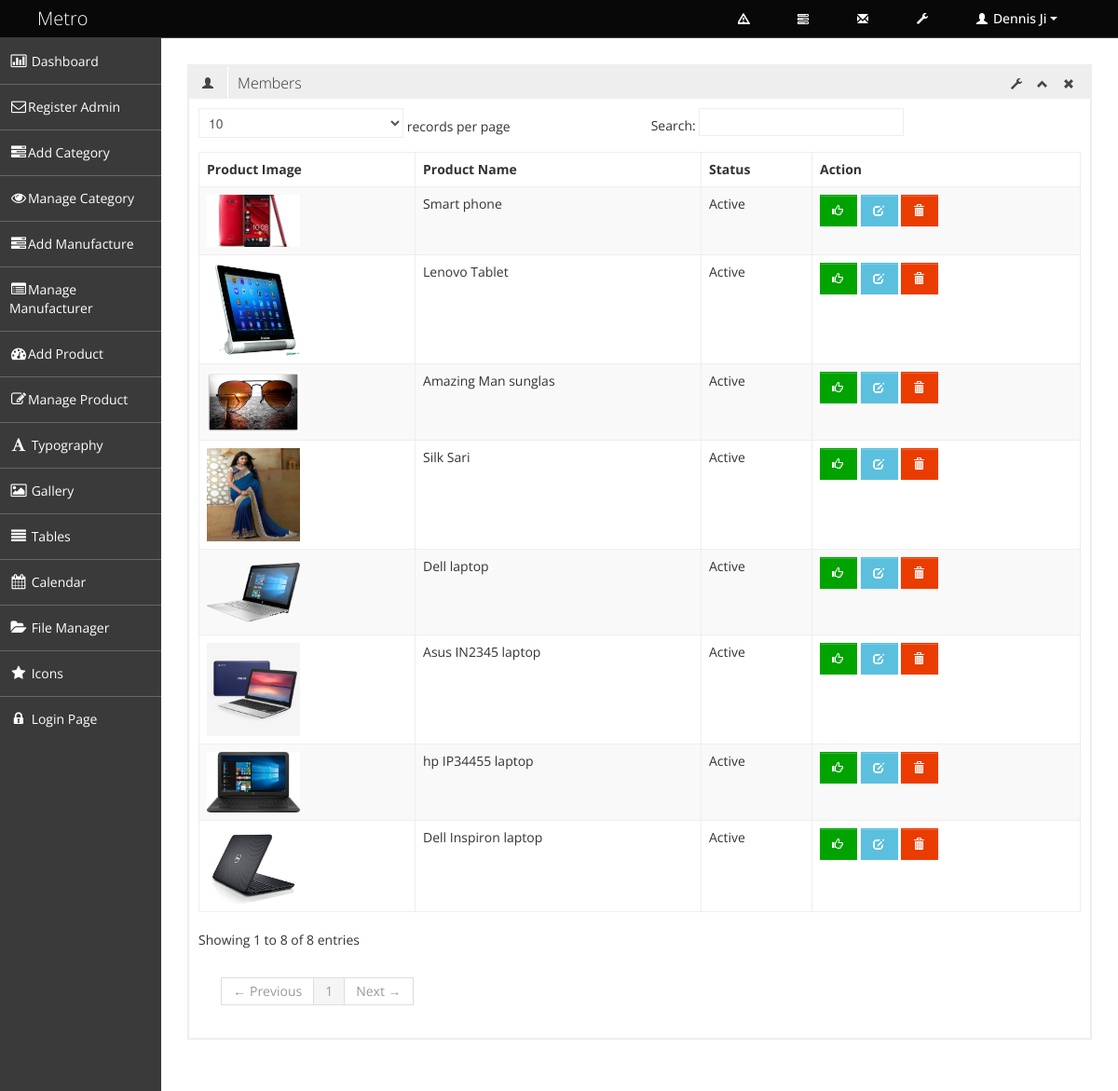
The page /index.php/products/manage_products on the database its author committed.
### tables this page shows
CREATE TABLE `tbl_product` (
  `product_id` int(11) NOT NULL,
  `product_name` varchar(255) NOT NULL,
  `product_short_description` varchar(255) NOT NULL,
  `product_long_description` text NOT NULL,
  `product_quantity` int(5) NOT NULL,
  `product_price` float(10,2) NOT NULL,
  `product_category` int(11) NOT NULL,
  `product_manufacturer` int(11) NOT NULL,
  `product_image` text NOT NULL,
  `top_product` tinyint(3) NOT NULL COMMENT 'top products are showed on slider',
  `product_status` tinyint(3) NOT NULL DEFAULT '1'
);

### application/controllers/Products.php (called while the page is built, shortened)
<?php
class Products extends CI_Controller {
    function __construct() {
        $this->load->model('products_model');
    }
    function manage_products() {
        $data = array();
        $data['all_product'] = $this->products_model->select_all_products();
        $data['admin_maincontent'] = $this->load->view('admin/admin_pages/manage_product', $data, TRUE);
        $this->load->view('admin/admin_master', $data);
    }
}

### index.php (called while the page is built, shortened)
<?php
require_once BASEPATH.'core/CodeIgniter.php';

### application/models/Products_model.php (called while the page is built, shortened)
<?php
class Products_model extends CI_Model {
    function select_all_products(){
        $result = $this->db->select('*')
                        ->from('tbl_product')
                        ->get()->result();
        return $result;
    }
 }

### application/views/admin/admin_pages/manage_product.php (the view, shortened to what this page needs)
<div class="row-fluid sortable">
    <div class="box span12">
        <div class="box-header" data-original-title>
            <h2><i class="halflings-icon user"></i><span class="break"></span>Members</h2>
            <div class="box-icon">
                <a href="#" class="btn-setting"><i class="halflings-icon wrench"></i></a>
                <a href="#" class="btn-minimize"><i class="halflings-icon chevron-up"></i></a>
                <a href="#" class="btn-close"><i class="halflings-icon remove"></i></a>
            </div>
        </div>
        <div class="box-content">
            <table class="table table-striped table-bordered bootstrap-datatable datatable">
                <thead>
                    <tr>
                        <th>Product Image </th>
                        <th>Product Name</th>
                        <th>Status</th>
                        <th>Action</th>
                    </tr>
                </thead>
                <tbody>
                    <?php  foreach ($all_product as $product_info){ ?>
                        <tr>
                            <td> <img src="<?php echo $product_info->product_image;?>" height="100px" width="100px"></td>
                            <td class="center"><?php echo $product_info->product_name;?></td>
                            <td>
                                <?php
                                if($product_info->product_status==1){
                                    echo 'Active';
                                }elseif ($product_info->product_status==2) {
                                    echo 'Inactive';
                                    }elseif ($product_info->product_status==3) {
                                        echo 'Deleted';
                                    }
                                ?>
                            </td>
                             <td class="center">
                        <?php if($product_info->product_status==1 || $product_info->product_status==3){?>
                                 <a class="btn btn-success" href="<?php echo base_url();?>product-inactive/<?php echo $product_info->product_id;?>">
                                        <i class="halflings-icon white thumbs-up"></i>
                                    </a>
                                 <?php }elseif($product_info->product_status==2){ ?>
                                    <a class="btn btn-danger" href="<?php echo base_url();?>product-active/<?php echo $product_info->product_id;?>">
                                        <i class="halflings-icon white thumbs-down"></i>
                                    </a>
                                 <?php }?>
                                 <a class="btn btn-info" href="<?php echo base_url();?>product-edit/<?php echo $product_info->product_id;?>">
                                    <i class="halflings-icon white edit"></i>
                                </a>
                                <?php if($product_info->product_status!=3) {?>
                                    <a class="btn btn-danger" href="<?php echo base_url();?>product-delete/<?php echo $product_info->product_id;?>">
                                        <i class="halflings-icon white trash"></i>
                                    </a>
                                <?php }?>
                            </td>
                        </tr>
                   <?php } ?>
                </tbody>
            </table>
        </div>
    </div>
</div>

### assets/admin_assets/css/style.css (style rules this page uses)
body { background: #F5F5F5; color: #333; border: none; font-family: 'Open Sans', sans-serif; font-weight: 400; }
h2 { font-size: 16px; line-height: 16px; }
.box { border: 2px solid #eee; background: #fff !important; margin-bottom: 28px; }
.box-header { height: 16px; font-size: 16px; line-height: 16px; padding: 10px; background: #eee; -webkit-box-shadow: none; -moz-box-shadow: none; box-shadow: none; overflow: hidden; }
.box-header h2 { float:left; margin-top: 0px; font-weight: 300; }
.box-header h2 i { margin: 0px 3px 0px 4px; opacity: .8; filter: alpha(opacity=80); -ms-filter:"progid:DXImageTransform.Microsoft.Alpha(Opacity=80)"; }
.box-header .box-icon { float:right; margin-top: 1px; }
.box-header .box-icon i { -webkit-transition: all 0.1s ease-in-out; -moz-transition: all 0.1s ease-in-out; -o-transition: all 0.1s ease-in-out; -ms-transition: all 0.1s ease-in-out; transition: all 0.1s ease-in-out; opacity: .8; filter: alpha(opacity=80); -ms-filter:"progid:DXImageTransform.Microsoft.Alpha(Opacity=80)"; }
.box-header .box-icon a { margin: 0px 5px; }
.box-content { position: relative; z-index: 50; margin-top: -1px; padding: 10px; background: #fff !important; }
.btn { display: inline-block; padding: 6px 12px; margin-bottom: 0; font-size: 14px; font-weight: 500; line-height: 20px; text-align: center; white-space: nowrap; vertical-align: middle; cursor: pointer; border: 1px solid #a7a9aa; -webkit-border-radius: 0px !important; border-radius: 0px !important; }
.btn i { margin-top: 2px; }
.btn { color: #ffffff; background-color: #a7a9aa; border-color: #a7a9aa; background-image: none; filter: none; text-shadow: none; }
.btn-danger { background-color: #EB3C00; border-color: #EB3C00; }
.btn-success { background-color: #00A300; border-color: #00A300; }
.btn-info { background-color: #5bc0de; border-color: #5bc0de; }
.table th, .table td { border-top: 1px solid #eee; }
.table-bordered { border-color: #eee; -webkit-border-radius: 0px !important; -moz-border-radius: 0px !important; border-radius: 0px !important; }
.table-bordered th, .table-bordered td { border-left: 1px solid #eee; }
.table-bordered thead:first-child tr:first-child > th:first-child, .table-bordered tbody:first-child tr:first-child > td:first-child, .table-bordered tbody:first-child tr:first-child > th:first-child { -webkit-border-radius: 0px !important; -moz-border-radius: 0px !important; border-radius: 0px !important; }
.table-bordered thead:first-child tr:first-child > th:last-child, .table-bordered tbody:first-child tr:first-child > td:last-child, .table-bordered tbody:first-child tr:first-child > th:last-child { -webkit-border-radius: 0px !important; -moz-border-radius: 0px !important; border-radius: 0px !important; }
.table-bordered thead:last-child tr:last-child > th:first-child, .table-bordered tbody:last-child tr:last-child > td:first-child, .table-bordered tbody:last-child tr:last-child > th:first-child, .table-bordered tfoot:last-child tr:last-child > td:first-child, .table-bordered tfoot:last-child tr:last-child > th:first-child { -webkit-border-radius: 0px !important; -moz-border-radius: 0px !important; border-radius: 0px !important; }
.table-bordered thead:last-child tr:last-child > th:last-child, .table-bordered tbody:last-child tr:last-child > td:last-child, .table-bordered tbody:last-child tr:last-child > th:last-child, .table-bordered tfoot:last-child tr:last-child > td:last-child, .table-bordered tfoot:last-child tr:last-child > th:last-child { -webkit-border-radius: 0px !important; -moz-border-radius: 0px !important; border-radius: 0px !important; }

### assets/admin_assets/css/halflings.css (style rules this page uses)
html, html .halflings { -webkit-font-smoothing: antialiased !important; }
.halflings-icon { display: inline-block; width: 14px; height: 14px; line-height: 14px; vertical-align: text-top; background-image: url(../img/glyphicons_halflings.svg); background-position: 0 0; background-repeat: no-repeat; vertical-align: top; *display: inline; *zoom: 1; *margin-right: .3em; }
.halflings-icon.white { background-image: url(../img/glyphicons_halflings-white.svg); }
.halflings-icon.user { background-position: -168px 0; }
.halflings-icon.remove { background-position: -312px 0; }
.halflings-icon.trash { background-position: -456px 0; }
.halflings-icon.edit { background-position: -96px -72px; }
.halflings-icon.chevron-up { background-position: -288px -120px; }
.halflings-icon.thumbs-up { background-position: -96px -144px; }
.halflings-icon.wrench { background-position: -360px -144px; }

### rows shown on the page
tbl_product: product_image (picture), product_name "Smart phone", product_status "Active"
tbl_product: product_image (picture), product_name "Lenovo Tablet", product_status "Active"
tbl_product: product_image (picture), product_name "Amazing Man sunglas", product_status "Active"
tbl_product: product_image (picture), product_name "Silk Sari", product_status "Active"
tbl_product: product_image (picture), product_name "Dell laptop", product_status "Active"
tbl_product: product_image (picture), product_name "Asus IN2345 laptop", product_status "Active"
tbl_product: product_image (picture), product_name "hp IP34455 laptop", product_status "Active"
tbl_product: product_image (picture), product_name "Dell Inspiron laptop", product_status "Active"
